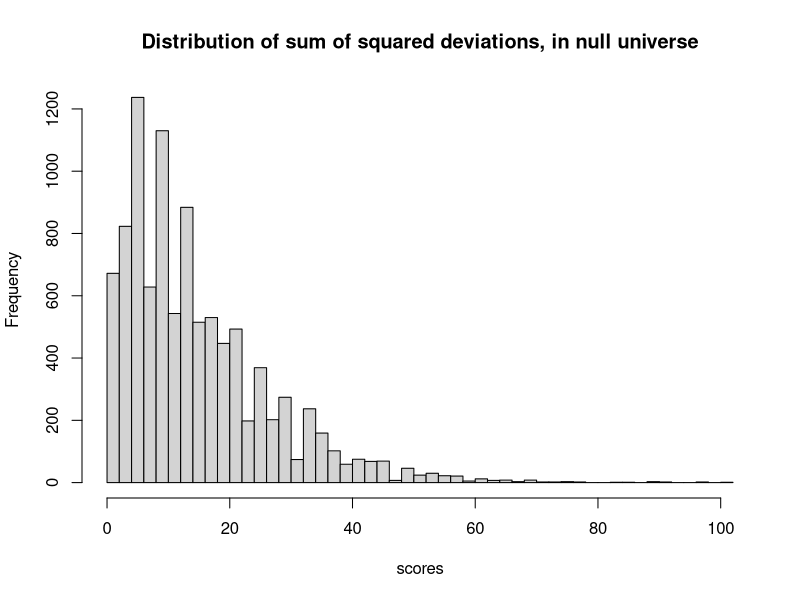

The R source for this figure:
## ---- chunk 1
# The actual scores for each treatment.
treat_scores <- c(17, 10, 10, 7)
# The mean.
m <- mean(treat_scores)
# The four deviations from the mean
deviations <- treat_scores - m
# Squared deviations.
sq_deviations <- deviations ** 2
# Sum of squared deviations.
actual_sum_sq_deviations <- sum(sq_deviations)
# Show the result.
actual_sum_sq_deviations
## ---- chunk 2
# Set the number of trials.
n_trials <- 10000

# Set the sample size for each trial.
sample_size <- 20

# An empty vector to store the trials.
scores <- numeric(n_trials)

# Do 10000 trials.
for (i in 1:n_trials) {
    # Repeat the following steps 4 times to constitute 4 groups of 20 and
    # count their success rates.
    group_scores <- numeric(4)
    for (group_no in 1:4) {
        # A treatment group
        group <- sample(c('success', 'failure'),
                        size=20,
                        prob=c(0.55, 0.45),
                        replace=TRUE)
        # Count successes.
        group_count <- sum(group == 'success')
        # Store result.
        group_scores[group_no] <- group_count
        # End the procedure for one group of 20, go back and repeat until all 4
        # are done.
    }
    # Calculate the mean
    m <- mean(group_scores)
    # Calculate the deviations of the scores from the mean of the scores.
    deviations <- group_scores - m
    # Square them, making them them positive.
    sq_deviations <- deviations ** 2
    # Sum up the squared deviations.
    sum_sq_deviations <- sum(sq_deviations)
    # Keep track of the result for each trial.
    scores[i] <- sum_sq_deviations

    # End a trial, go back and repeat until all 10000 are complete.
}

# Produce a histogram of the trial results.
hist(scores, breaks=50,
     main='Distribution of sum of squared deviations, in null universe')
## ---- chunk 3
# How many of the trials yielded a maximum difference greater than the
# observed maximum difference?
k <- sum(scores >= actual_sum_sq_deviations)
# Convert to a proportion
kk <- k / n_trials

message('Proportion >= ', actual_sum_sq_deviations, ' was: ', kk)
